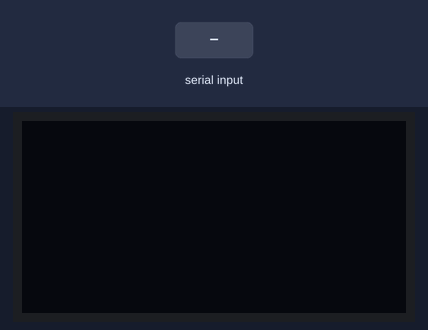
A sketch run on a simulated Arduino Uno, built with avr-gcc and run on an emulated ATmega328P. Shown: 128×64 one-colour display. The inputs (shaded band) are chosen by the test bench. The OLED is the two-colour kind (top 16 rows yellow); the display library's start-up logo is not drawn; what the sketch prints to the serial monitor is not drawn.

Above: at 2.2 s.
2.3 s: "boop" received over Serial
At 4.2 s:
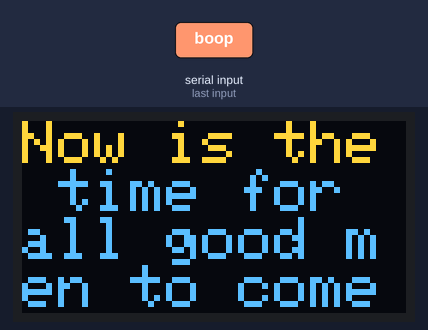
4.8 s: "1" received over Serial
At 7.0 s:
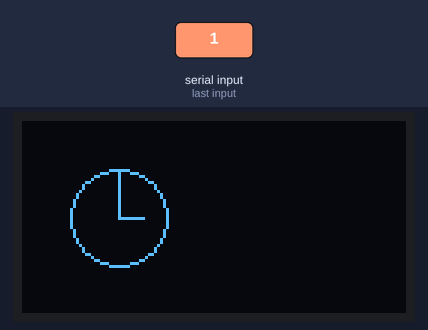
7.3 s: "boop" received over Serial
At 9.3 s:
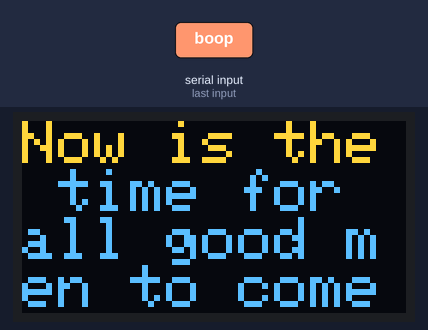
9.8 s: "0" received over Serial
At 12.1 s:
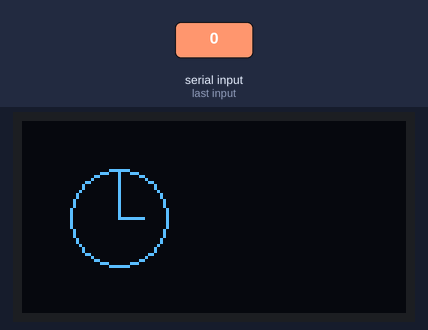
Timing chart, 0 to 13.3 s (numbered marks = the images above; inputs shaded):
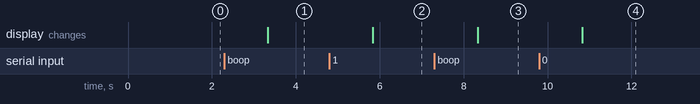

The sketch:

oled.ino
```cpp
#include <Adafruit_SSD1306.h>

#include <Adafruit_GFX.h>
#include <gfxfont.h>

#include <SPI.h>
#include <Wire.h>


// If using hardware SPI :
#define OLED_MOSI 11
#define OLED_CLK 13
#define OLED_DC 9
#define OLED_CS 12
#define OLED_RESET 10


Adafruit_SSD1306 display(OLED_DC, OLED_RESET, OLED_CS);


void setup() {

  display.begin(SSD1306_SWITCHCAPVCC);
  display.display();
  delay(1000);
  display.clearDisplay();
  display.setTextSize(2);
  display.setTextColor(WHITE);

  Serial.begin(9600);
  Serial.print("[*] Finished Initialising Script! \n");
}
void loop()
{
  static unsigned long thisMicros = 0;
  static unsigned long lastMicros = 0;

  if (Serial.available() > 0) {
    String cmdString = Serial.readString();

    if (cmdString == "boop") {
      display.clearDisplay();
      display.setCursor(0, 0);
      display.print("Now is the time for all good men to come to the aid the party \n");
      display.print(thisMicros - lastMicros);
      display.print(" microseconds");
      display.display();
      lastMicros = thisMicros;
      thisMicros = micros();

    }
    else {
      display.clearDisplay();
      display.drawCircle(32, 32, 16, WHITE);
      display.drawLine(32, 32, 32, 16, WHITE);
      display.drawLine(32, 32, 40, 32, WHITE);
      display.display();
    }
  }
}
```

Measured:
- after the input at 2.3 s, the display: changes after 1.0 s (image 1)
- after the input at 4.8 s, the display: changes after 1.0 s (image 2)
- after the input at 7.3 s, the display: changes after 1.0 s (image 3)
- after the input at 9.8 s, the display: changes after 1.0 s (image 4)
